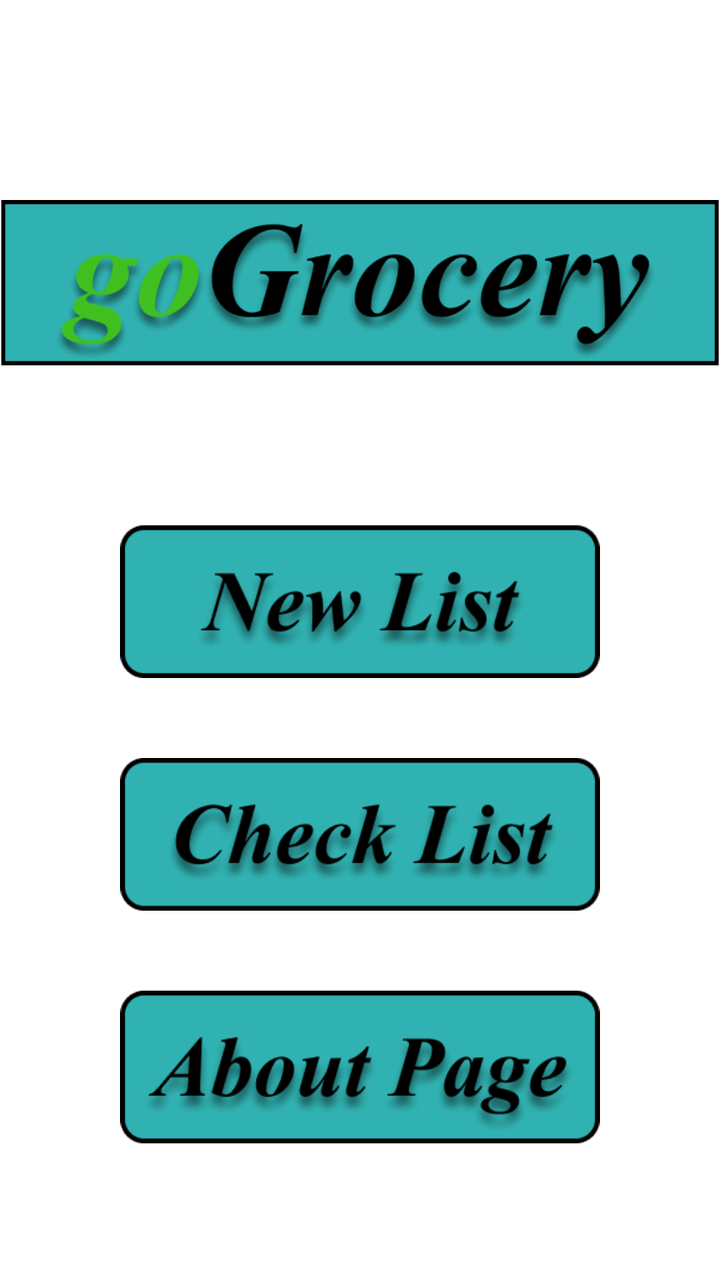
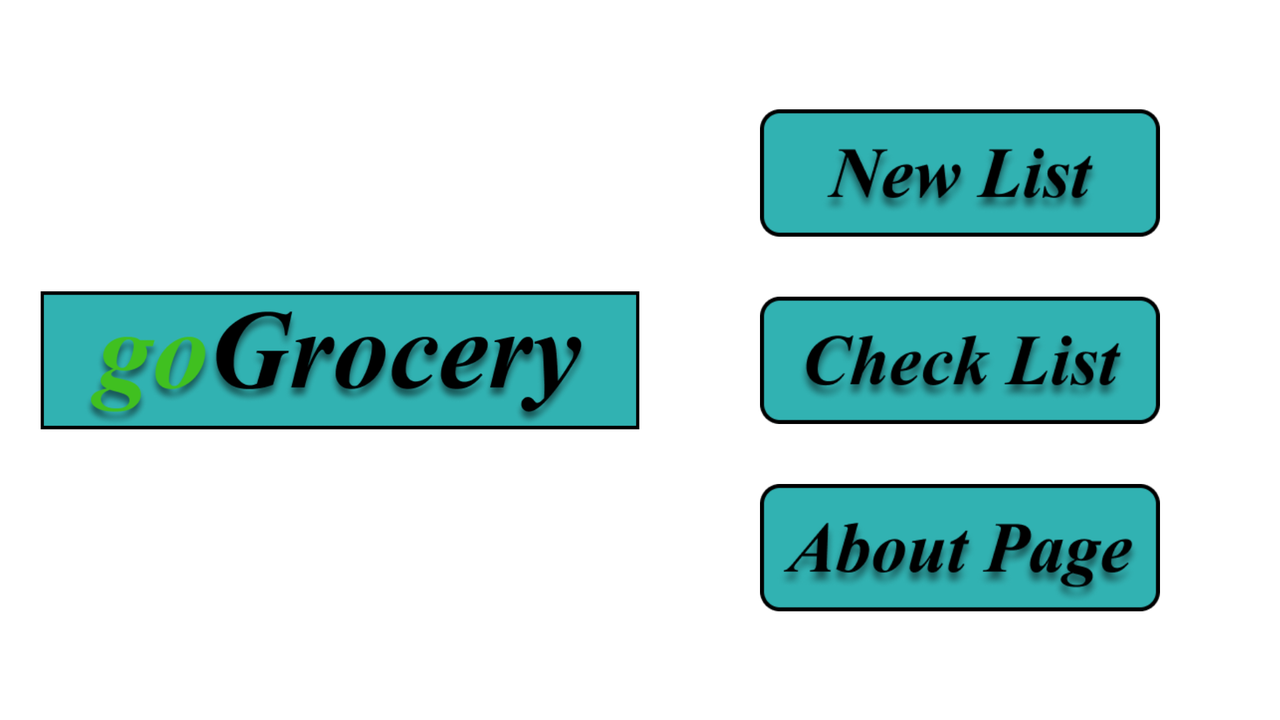

Compare how this app lays out the same screen by default and in its alternative resource folder. The renders come first, then the two layout files and the values they reference.
<!-- AndroidManifest.xml: application theme Theme.GoGrocery -->
<!-- res/layout/activity_main.xml -->
<?xml version="1.0" encoding="utf-8"?>
<androidx.constraintlayout.widget.ConstraintLayout xmlns:android="http://schemas.android.com/apk/res/android"
    xmlns:app="http://schemas.android.com/apk/res-auto"
    xmlns:tools="http://schemas.android.com/tools"
    android:layout_width="match_parent"
    android:layout_height="match_parent"
    android:background="@drawable/main_vertical_bkg"
    tools:context=".MainActivity" >

    <ImageView
        android:id="@+id/imageView"
        android:layout_width="wrap_content"
        android:layout_height="wrap_content"
        android:layout_marginTop="100dp"
        android:adjustViewBounds="true"
        android:contentDescription="@string/logo"
        app:layout_constraintEnd_toEndOf="parent"
        app:layout_constraintStart_toStartOf="parent"
        app:layout_constraintTop_toTopOf="parent"
        app:srcCompat="@drawable/gogrocery_logo" />

    <ImageView
        android:id="@+id/newListButton"
        android:layout_width="240dp"
        android:layout_height="wrap_content"
        android:layout_marginTop="80dp"
        android:adjustViewBounds="true"
        android:contentDescription="@string/new_list"
        android:onClick="newListBtn"
        app:layout_constraintEnd_toEndOf="parent"
        app:layout_constraintStart_toStartOf="parent"
        app:layout_constraintTop_toBottomOf="@+id/imageView"
        app:srcCompat="@drawable/new_list_btn" />

    <ImageView
        android:id="@+id/checkListButton"
        android:layout_width="240dp"
        android:layout_height="wrap_content"
        android:layout_marginTop="40dp"
        android:adjustViewBounds="true"
        android:contentDescription="@string/check_list"
        android:onClick="savedListsBtn"
        app:layout_constraintEnd_toEndOf="@+id/newListButton"
        app:layout_constraintHorizontal_bias="0.497"
        app:layout_constraintStart_toStartOf="@+id/newListButton"
        app:layout_constraintTop_toBottomOf="@+id/newListButton"
        app:srcCompat="@drawable/check_list_btn" />

    <ImageView
        android:id="@+id/aboutPageButton"
        android:layout_width="240dp"
        android:layout_height="wrap_content"
        android:layout_marginTop="40dp"
        android:adjustViewBounds="true"
        android:contentDescription="@string/about_page"
        android:onClick="aboutPageBtn"
        app:layout_constraintEnd_toEndOf="@+id/checkListButton"
        app:layout_constraintHorizontal_bias="0.497"
        app:layout_constraintStart_toStartOf="@+id/checkListButton"
        app:layout_constraintTop_toBottomOf="@+id/checkListButton"
        app:srcCompat="@drawable/about_page_btn" />

</androidx.constraintlayout.widget.ConstraintLayout>
<!-- resources referenced by this layout -->
<resources>
  <!-- drawable about_page_btn: png bitmap (drawable, 21501 bytes) -->
  <!-- drawable check_list_btn: png bitmap (drawable, 20526 bytes) -->
  <!-- drawable gogrocery_logo: png bitmap (drawable, 42027 bytes) -->
  <!-- drawable new_list_btn: png bitmap (drawable, 17453 bytes) -->
  <string name="about_page">About Page</string>
  <string name="check_list">Check List</string>
  <string name="logo">Logo</string>
  <string name="new_list">New List</string>
  <style name="Theme.GoGrocery" parent="Theme.MaterialComponents.DayNight.DarkActionBar">
          
          <item name="colorPrimary">@color/black</item>
          <item name="colorPrimaryVariant">#808080</item>
          <item name="colorOnPrimary">@color/black</item>
          
          <item name="colorSecondary">@color/teal_200</item>
          <item name="colorSecondaryVariant">@color/teal_700</item>
          <item name="colorOnSecondary">@color/black</item>
          
          <item name="android:statusBarColor" tools:targetApi="l">?attr/colorPrimaryVariant</item>
          
      </style>
</resources>
<!-- res/layout-land/activity_main.xml (the repository's variant of the layout above) -->
<!-- drawn on the phone turned sideways -->
<?xml version="1.0" encoding="utf-8"?>
<androidx.constraintlayout.widget.ConstraintLayout xmlns:android="http://schemas.android.com/apk/res/android"
    xmlns:app="http://schemas.android.com/apk/res-auto"
    xmlns:tools="http://schemas.android.com/tools"
    android:layout_width="match_parent"
    android:layout_height="match_parent"
    android:background="@drawable/main_vertical_bkg"
    tools:context=".MainActivity">

    <ImageView
        android:id="@+id/imageView"
        android:layout_width="300dp"
        android:layout_height="wrap_content"
        android:layout_marginStart="20dp"
        android:adjustViewBounds="true"
        android:contentDescription="@string/logo"
        app:layout_constraintBottom_toBottomOf="parent"
        app:layout_constraintStart_toStartOf="parent"
        app:layout_constraintTop_toTopOf="parent"
        app:srcCompat="@drawable/gogrocery_logo" />

    <ImageView
        android:id="@+id/newListButton"
        android:layout_width="200dp"
        android:layout_height="wrap_content"
        android:layout_marginBottom="30dp"
        android:adjustViewBounds="true"
        android:contentDescription="@string/new_list"
        android:onClick="newListBtn"
        app:layout_constraintBottom_toTopOf="@+id/checkListButton"
        app:layout_constraintEnd_toEndOf="parent"
        app:layout_constraintStart_toEndOf="@+id/imageView"
        app:srcCompat="@drawable/new_list_btn" />

    <ImageView
        android:id="@+id/checkListButton"
        android:layout_width="200dp"
        android:layout_height="wrap_content"
        android:adjustViewBounds="true"
        android:contentDescription="@string/check_list"
        android:onClick="savedListsBtn"
        app:layout_constraintBottom_toBottomOf="parent"
        app:layout_constraintEnd_toEndOf="@+id/newListButton"
        app:layout_constraintHorizontal_bias="0.497"
        app:layout_constraintStart_toStartOf="@+id/newListButton"
        app:layout_constraintTop_toTopOf="parent"
        app:srcCompat="@drawable/check_list_btn" />

    <ImageView
        android:id="@+id/aboutPageButton"
        android:layout_width="200dp"
        android:layout_height="wrap_content"
        android:layout_marginTop="30dp"
        android:adjustViewBounds="true"
        android:contentDescription="@string/about_page"
        android:onClick="aboutPageBtn"
        app:layout_constraintEnd_toEndOf="@+id/checkListButton"
        app:layout_constraintHorizontal_bias="0.497"
        app:layout_constraintStart_toStartOf="@+id/checkListButton"
        app:layout_constraintTop_toBottomOf="@+id/checkListButton"
        app:srcCompat="@drawable/about_page_btn" />

</androidx.constraintlayout.widget.ConstraintLayout>
